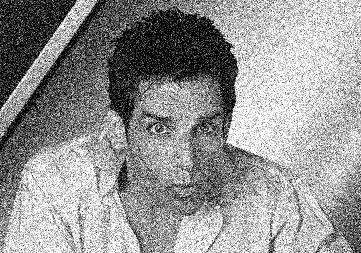
%> input picture HW3/derek2.jpg, 361 x 253 px
$ octave homeWork3.m   (GNU Octave 9; MATLAB toolbox functions it lacks are replaced by stand-ins)
%> lines starting %> are read from the running program, lines starting %| are printed output that depends on the picture
clear all; close all;  clc;

A=imread('derek2.jpg');
%> A is the input picture: size 253x361 uint8; min 0, max 255, mean 148.1


%Abw=rgb2gray(A);
Abw=double(A(size(A,1):-1:1,:));    %converts from uint8 to double
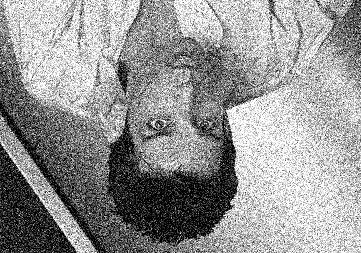
%> Abw: size 253x361 double; min 0, max 255, mean 148.1; mean of the top-left, top-right, bottom-left and bottom-right quarters 167.9, 170, 81.3, 173.1
noise = 0;
Abws=Abw; %+ noise*randn(size(Abw));

%figure(1)
%pcolor(Abws),shading interp, colormap(hot)

figure(2)
Abwt=fftshift(fft2(Abws));
pcolor(log(abs((Abwt)))), shading interp, colormap(hot)
%> after `colormap(hot)`:
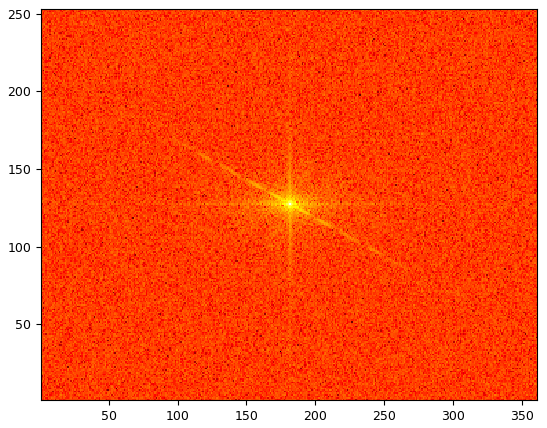
%> figure redrawn from the program's plot data

%denoise

x=1:size(Abwt,2);
%> x = 361 values from 1 to 361
y=1:size(Abwt,1);
%> y = 253 values from 1 to 253
[X,Y] = meshgrid(x,y);
sigma=0.01;
filter=exp(-sigma*(X-size(x,2)/2).^2-sigma*(Y-size(y,2)/2).^2);
Abwtf = Abwt.*filter;


figure(3)
pcolor(log(abs(Abwtf))), shading interp, colormap(hot)
%> after `colormap(hot)`:
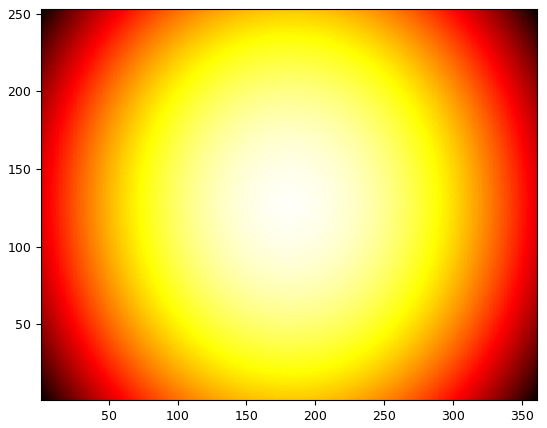
%> figure redrawn from the program's plot data


figure(4)
%Abwdn = ifft2((Abwtf));
%pcolor((abs(Abwdn))), shading interp, colormap(hot)

subplot(2,6,1),imshow(A)
axis ("square", "nolabel", "off")
subplot(2,6,2),pcolor(log(abs((Abwt)))), shading interp, colormap(hot)
axis ("square", "nolabel", "off")

%widths = [10,100,1000,10000,100000];
widths = linspace(1000,10000,5);

for i = 1:5

sigma=1/widths(i);
filter=exp(-sigma*(X-size(x,2)/2).^2-sigma*(Y-size(y,2)/2).^2);
Abwtf = Abwt.*filter;
Abwdn = ifft2((Abwtf));
subplot(2,6,(2*(i-1))+3),pcolor((abs((Abwdn)))), shading interp, colormap(gray)
axis ("square", "nolabel", "off")
subplot(2,6,(2*(i-1))+4),pcolor(log(abs((Abwtf)))), shading interp, colormap(gray)
axis ("square", "nolabel", "off")
end
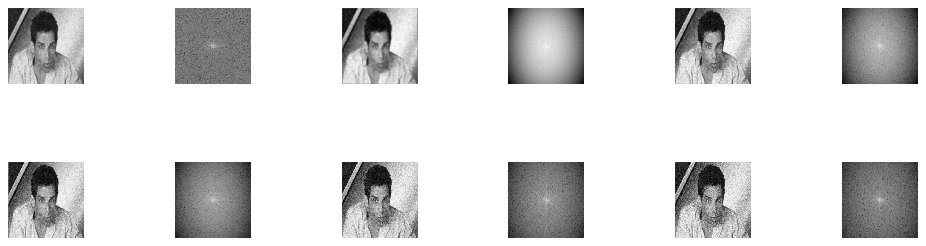
%> figure redrawn from the program's plot data, 12 panels

%subplot(1,2,1),imshow(A)
%subplot(1,2,2),imshow(uint8(real(Abwdn(size(A,1):-1:1,:))))

figure(5)
ans = input("quit?");
%> the answer given: 3
